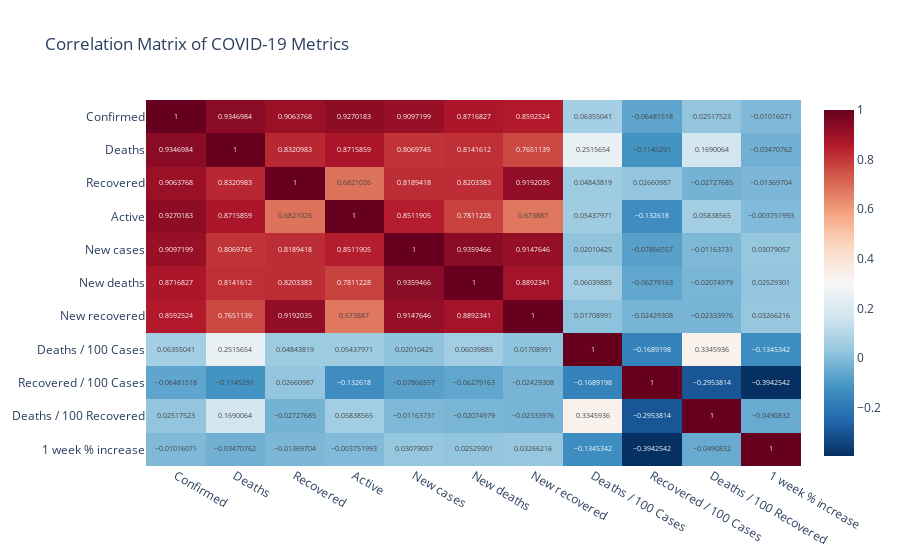

Source (notebook cell):
### Code cell
numeric_cols = ['Confirmed', 'Deaths', 'Recovered', 'Active', 
                'New cases', 'New deaths', 'New recovered',
                'Deaths / 100 Cases', 'Recovered / 100 Cases',
                'Deaths / 100 Recovered', '1 week % increase']

corr = data[numeric_cols].corr()

fig = px.imshow(corr, text_auto=True, aspect="auto", color_continuous_scale='RdBu_r',
                title='Correlation Matrix of COVID-19 Metrics')
fig.show()

### Figure 1 — Plotly figure (JSON) as saved in the notebook; plotly's stock layout.template omitted (floating-point values rounded to 4 significant figures)
{"data": [{"coloraxis": "coloraxis", "hovertemplate": "x: %{x}<br>y: %{y}<br>color: %{z}<extra></extra>", "name": "0", "texttemplate": "%{z}", "type": "heatmap", "x": ["Confirmed", "Deaths", "Recovered", "Active", "New cases", "New deaths", "New recovered", "Deaths / 100 Cases", "Recovered / 100 Cases", "Deaths / 100 Recovered", "1 week % increase"], "xaxis": "x", "y": ["Confirmed", "Deaths", "Recovered", "Active", "New cases", "New deaths", "New recovered", "Deaths / 100 Cases", "Recovered / 100 Cases", "Deaths / 100 Recovered", "1 week % increase"], "yaxis": "y", "z": [[1, 0.9347, 0.9064, 0.927, 0.9097, 0.8717, 0.8593, 0.06355, -0.06482, 0.02518, -0.01016], [0.9347, 1, 0.8321, 0.8716, 0.807, 0.8142, 0.7651, 0.2516, -0.1145, 0.169, -0.03471], [0.9064, 0.8321, 1, 0.6821, 0.8189, 0.8203, 0.9192, 0.04844, 0.02661, -0.02728, -0.0137], [0.927, 0.8716, 0.6821, 1, 0.8512, 0.7811, 0.6739, 0.05438, -0.1326, 0.05839, -0.003752], [0.9097, 0.807, 0.8189, 0.8512, 1, 0.9359, 0.9148, 0.0201, -0.07867, -0.01164, 0.03079], [0.8717, 0.8142, 0.8203, 0.7811, 0.9359, 1, 0.8892, 0.0604, -0.06279, -0.02075, 0.02529], [0.8593, 0.7651, 0.9192, 0.6739, 0.9148, 0.8892, 1, 0.01709, -0.02429, -0.02334, 0.03266], [0.06355, 0.2516, 0.04844, 0.05438, 0.0201, 0.0604, 0.01709, 1, -0.1689, 0.3346, -0.1345], [-0.06482, -0.1145, 0.02661, -0.1326, -0.07867, -0.06279, -0.02429, -0.1689, 1, -0.2954, -0.3943], [0.02518, 0.169, -0.02728, 0.05839, -0.01164, -0.02075, -0.02334, 0.3346, -0.2954, 1, -0.04908], [-0.01016, -0.03471, -0.0137, -0.003752, 0.03079, 0.02529, 0.03266, -0.1345, -0.3943, -0.04908, 1]]}], "layout": {"autosize": true, "coloraxis": {"colorscale": [[0, "rgb(5,48,97)"], [0.1, "rgb(33,102,172)"], [0.2, "rgb(67,147,195)"], [0.3, "rgb(146,197,222)"], [0.4, "rgb(209,229,240)"], [0.5, "rgb(247,247,247)"], [0.6, "rgb(253,219,199)"], [0.7, "rgb(244,165,130)"], [0.8, "rgb(214,96,77)"], [0.9, "rgb(178,24,43)"], [1, "rgb(103,0,31)"]]}, "title": {"text": "Correlation Matrix of COVID-19 Metrics"}, "xaxis": {"anchor": "y", "autorange": true, "domain": [0, 1], "range": [-0.5, 10.5], "type": "category"}, "yaxis": {"anchor": "x", "autorange": true, "domain": [0, 1], "range": [10.5, -0.5], "type": "category"}}}
